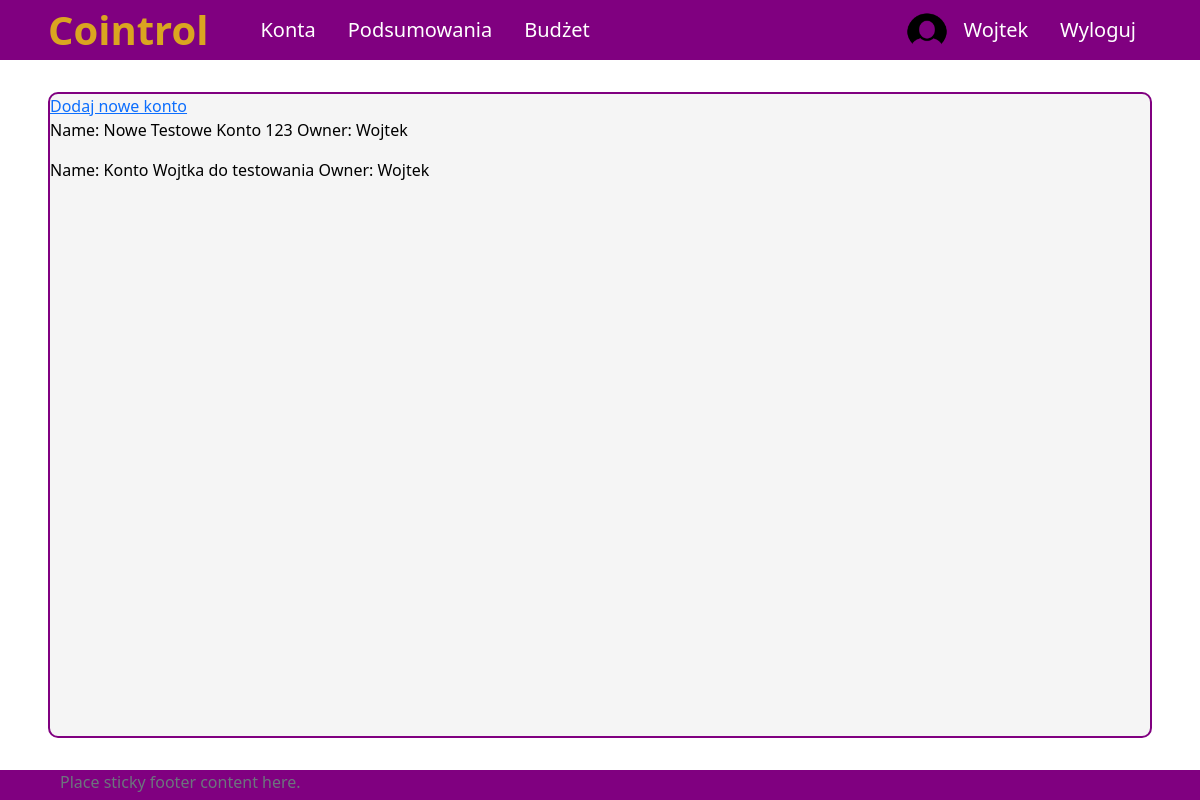
The app's page /all-accounts (signed in), older data.
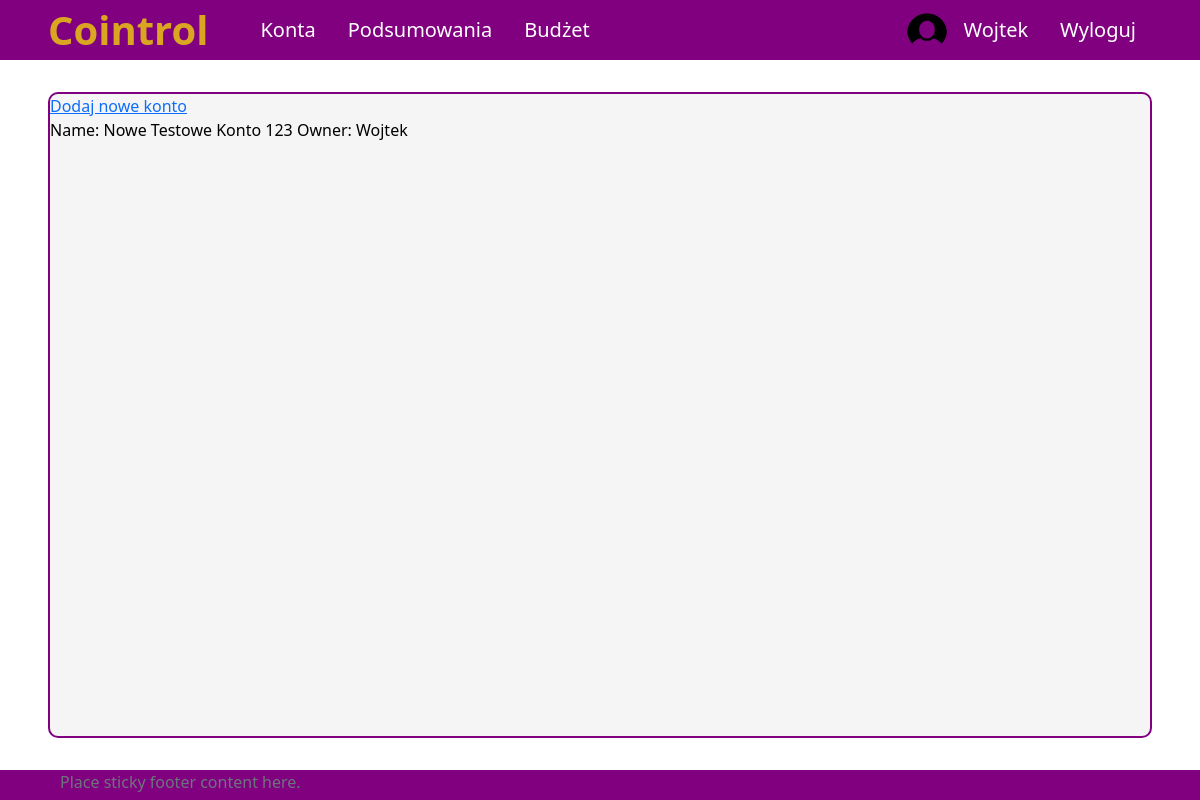
The same page, newer data.
### aplication/models.py (models this page shows, shortened)
class Account(models.Model):
    owner = models.ForeignKey(Profile, null=True, blank=True, on_delete=models.CASCADE)
    name = models.CharField(max_length=255)
    is_shared = models.BooleanField(default=False)
    id = models.UUIDField(default=uuid.uuid4, unique=True,
                            primary_key=True, editable=False)

### UsersApp/models.py (models this page shows)
class Profile(models.Model):
    user = models.OneToOneField(User, on_delete=models.CASCADE, null=True, blank=True)
    name = models.CharField(max_length=200, blank=True, null=True)
    email = models.EmailField(max_length=400, null=True, blank=True)
    username = models.CharField(max_length=200, blank=True, null=True)
    image = models.ImageField(null=True, blank=True)
    created = models.DateTimeField(auto_now_add=True)
    id = models.UUIDField(default=uuid.uuid4, unique=True,
                            primary_key=True, editable=False)
    def __str__(self):
        return str(self.username)

### aplication/views.py (the view)
# urls.py: path('all-accounts', allAccounts, name='all-accounts'),
@login_required(login_url='login')
def allAccounts(request):
    accounts = Account.objects.all()
    user_accounts = accounts.filter(owner=request.user.profile)
    context = {'accounts': user_accounts}
    return render(request, 'application/all-accounts.html', context)

### templates/application/all-accounts.html
{% extends 'application/base.html' %}
{% block content %}
<a href="{% url 'create-account' %}">Dodaj nowe konto</a>
{% for account in accounts %}
    <p>Name: {{account.name}} Owner: {{account.owner}}</p>
{% endfor %}
{% endblock %}

Row changes from the older to the newer data that the page shows:
removed Account: name "Konto Wojtka do testowania", owner "Wojtek"
